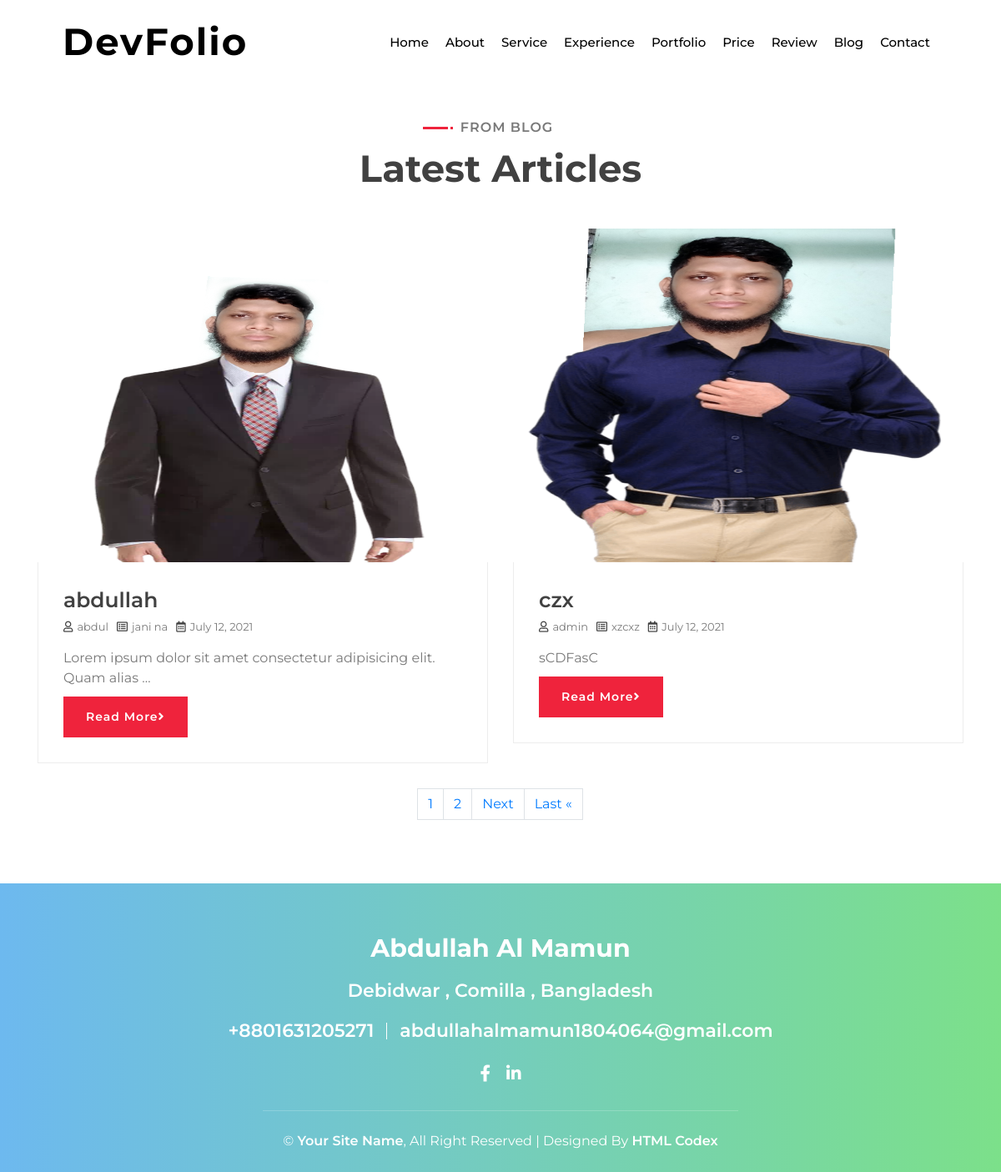
Screenshot of /blog/ with the database file from the repository.
### myapp/models.py (models this page shows, shortened)
class blog_class(models.Model):
    user=models.ForeignKey(User,on_delete=models.CASCADE)
    title=models.CharField(max_length=200)
    image=models.ImageField(upload_to='blog')
    type=models.CharField(max_length=150)
    created=models.DateField(auto_now=True)
    discription=models.TextField()
    class Meta:
        ordering=['-id']

### myapp/views.py (the view)
# urls.py: path('blog/', views.blog ,name='blog'),
def blog(request):
    blog=blog_class.objects.all()
    p=Paginator(blog,2)
    page=request.GET.get('page')
    post_page=p.get_page(page)
    pg_nums= 'a' * post_page.paginator.num_pages
    dic={
       'post_page':post_page,
       'pg_nums':pg_nums,
    }
    return render(request,'myapp/blog.html',dic)

### myapp/templates/myapp/blog.html (shortened to what this page needs)
{% extends 'myapp/base.html' %}
{% load static %}
{% block blog %}
<div class="blog" id="blog">
    <div class="container">
        <div class="section-header text-center wow zoomIn mt-5" data-wow-delay="0.1s">
            <br><br>
            <p>From Blog</p>
            <h2>Latest Articles</h2>
        </div>
        <div class="row">
        {% for post in  post_page  %}
            <div class="col-lg-6">
                <div class="blog-item wow fadeInUp" data-wow-delay="0.1s">
                    <div class="blog-img">
                        <img src="{{post.image.url}}" alt="Blog" height="400px" width="100%">
                    </div>
                    <div class="blog-text">
                        <h2>{{post.title}}</h2>
                        <div class="blog-meta">
                            <p><i class="far fa-user"></i>{{post.user}}</p>
                            <p><i class="far fa-list-alt"></i>{{post.type}}</p>
                            <p><i class="far fa-calendar-alt"></i>{{post.created}}</p>
                        </div>
                        <p>
                           {{post.discription|truncatewords:10}}
                        </p>
                        <form action="{% url 'dtail_post' %}" method="POST">
                            <button class="btn" >
                                Read More<i class="fa fa-angle-right"></i>
                            </button>
                         </form>
                    </div>
                </div>
            </div>
        {% endfor %}
     </div>
        <div>
        <nav aria-label="Page navigation example">
            <ul class="pagination justify-content-center">
                    {% for x in pg_nums %}
                    <li class="page-item"></li><a class="page-link" href="?page={{ forloop.counter }}">{{forloop.counter}}</a></li>
                    {% endfor %}
                    {% if post_page.has_next %}
                    <li class="page-item"></li><a class="page-link" href="?page={{ post_page.next_page_number }}">Next</a></li>
                    <li class="page-item"></li><a class="page-link" href="?page={{post_page.paginator.num_pages}}"> Last &laquo </a></li>
                    {% endif %}
                </ul>
            </nav>
        </div>
    </div>
</div>
{% endblock blog %}

### myapp/static/myapp/css/mystyle.css (style rules this page uses)
body { color: #797979; background: #ffffff; font-family: 'Montserrat', sans-serif; }
h1, h2, h3, h4, h5, h6 { color: #414141; }
a { color: #313131; transition: .3s; }
.btn { padding: 12px 25px; font-size: 14px; font-weight: 600; letter-spacing: 1px; color: #ffffff; background: #EF233C; border: 2px solid transparent; border-radius: 0; box-shadow: inset 0 0 0 50px #EF233C; transition: ease-out 0.3s; -webkit-transition: ease-out 0.3s; -moz-transition: ease-out 0.3s; }
.section-header { position: relative; margin-bottom: 45px; }
.section-header p { display: inline-block; margin: 0 30px; margin-bottom: 10px; padding-left: 15px; position: relative; font-size: 16px; font-weight: 600; letter-spacing: 1px; text-transform: uppercase; background: #ffffff; }
.section-header p::before { position: absolute; content: ""; height: 3px; top: 11px; right: 0; left: -30px; background: #EF233C; z-index: -1; }
.section-header p::after { position: absolute; content: ""; width: 3px; height: 3px; top: 11px; left: 3px; background: #EF233C; z-index: 1; }
.section-header h2 { margin: 0; position: relative; font-size: 45px; font-weight: 700; }
.blog { position: relative; width: 100%; padding: 45px 0 15px 0; }
.blog .blog-item { position: relative; margin-bottom: 30px; }
.blog .blog-img { position: relative; width: 100%; overflow: hidden; }
.blog .blog-img img { width: 100%; transition: .5s; }
.blog .blog-text { position: relative; padding: 30px; border-right: 1px solid rgba(0, 0, 0, .07); border-bottom: 1px solid rgba(0, 0, 0, .07); border-left: 1px solid rgba(0, 0, 0, .07); }
.blog .blog-text h2 { font-size: 25px; font-weight: 600; }
.blog .blog-text p { margin-bottom: 10px; }
.blog .blog-meta { position: relative; display: flex; margin-bottom: 15px; }
.blog .blog-meta p { margin: 0 10px 0 0; font-size: 13px; }
.blog .blog-meta i { color: #414141; margin-right: 5px; }
.blog .blog-meta p:last-child { margin: 0; }

### rows the page displays
blog_class: image (picture), title "abdullah", user "abdul", type "jani na", created "July 12, 2021", discription "Lorem ipsum dolor sit amet consectetur adipisicing elit. Quam alias …"
blog_class: image (picture), title "czx", user "admin", type "xzcxz", created "July 12, 2021", discription "sCDFasC"
